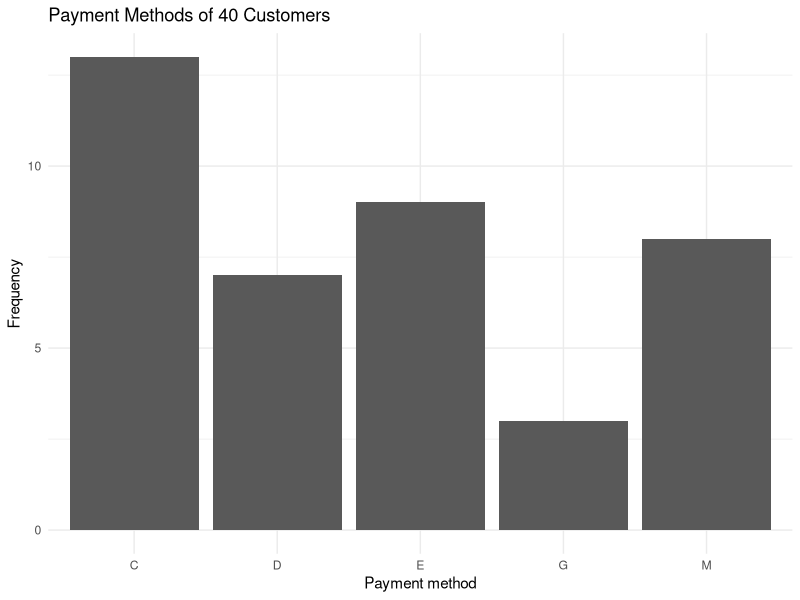
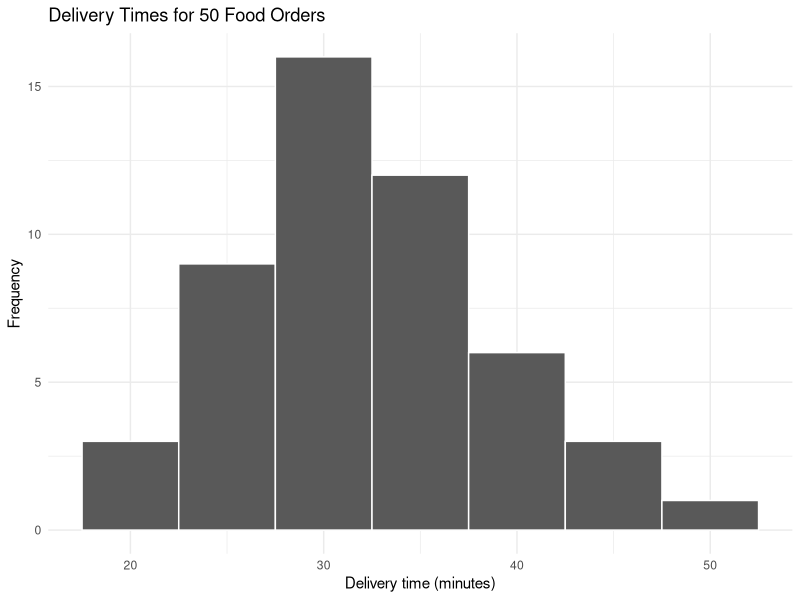
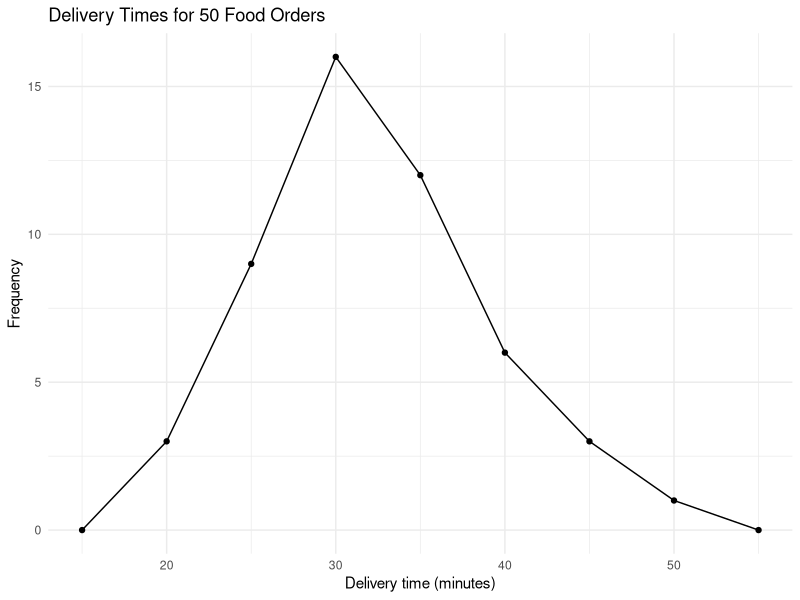
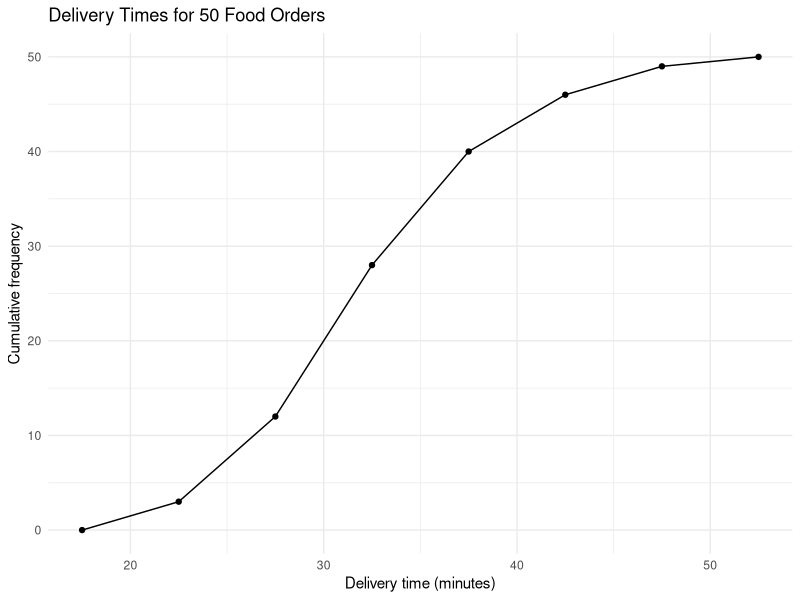
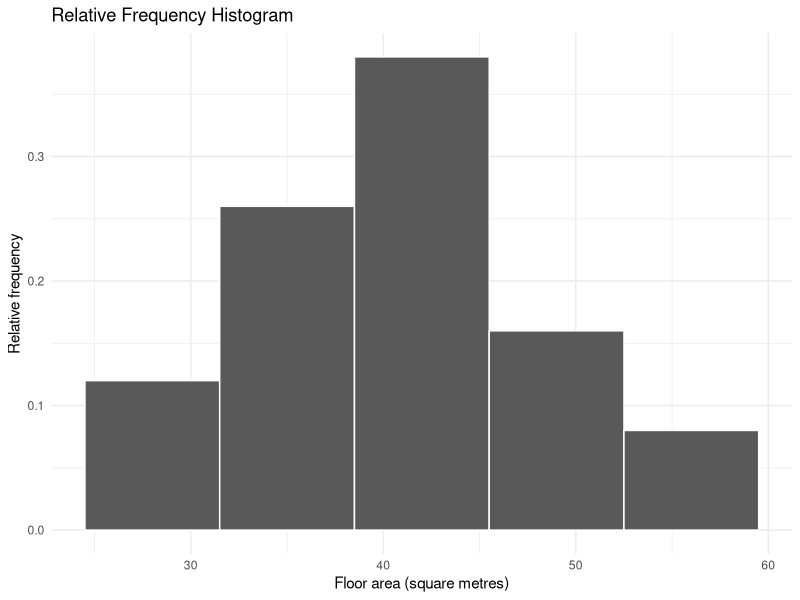
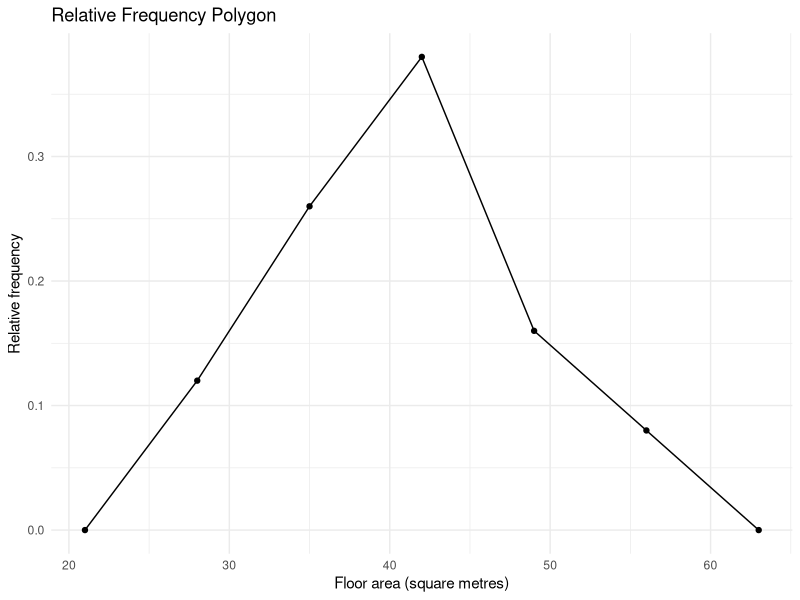
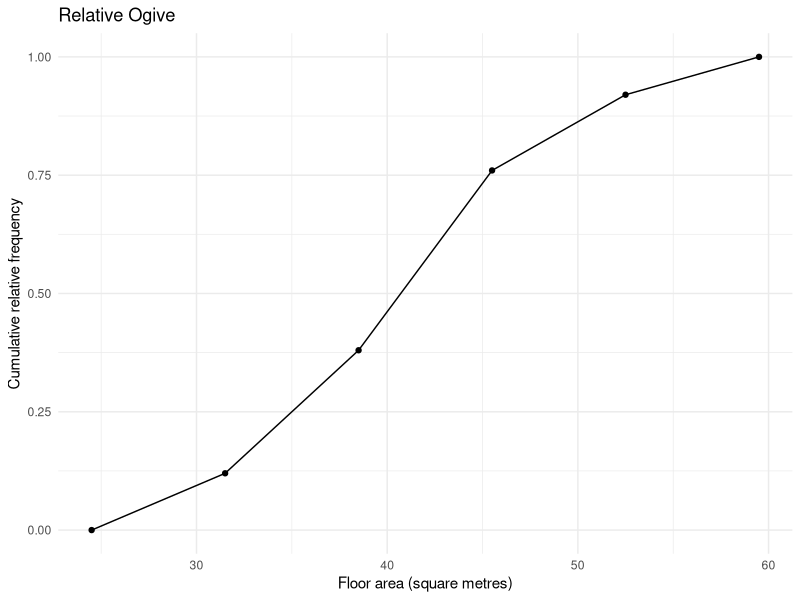
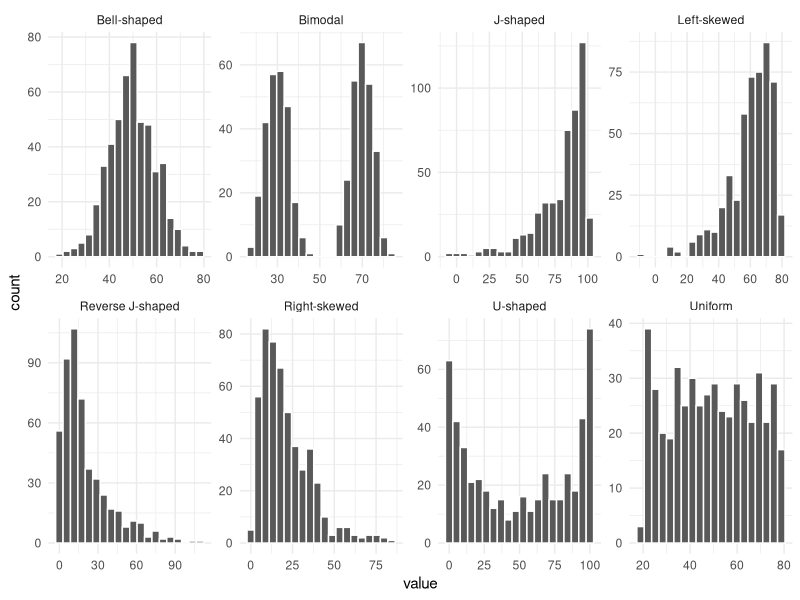

Write the R code that produced these figures, in order.
## ---- chunk 1
library(tidyverse)
theme_set(theme_minimal())
## ---- chunk 2
payments <- c("C","E","M","C","D","E","G","C","E","M",
              "C","D","C","E","M","E","C","G","M","D",
              "E","C","M","D","C","E","M","C","D","E",
              "M","C","G","D","E","C","M","C","C","D")

table(payments)
table(payments) / 40 * 100
## ---- chunk 3
ggplot(data.frame(payments), aes(payments)) +
  geom_bar() +
  labs(title = "Payment Methods of 40 Customers",
       x = "Payment method", y = "Frequency")
## ---- chunk 4
delivery_times <- c(31,27,35,29,22,40,30,26,33,28,
                    25,32,37,30,43,29,36,31,27,34,
                    38,30,28,45,32,26,35,24,31,29,
                    18,34,41,32,27,52,30,36,25,39,
                    23,37,21,33,42,32,47,40,35,37)

max(delivery_times)
min(delivery_times)
(max(delivery_times) - min(delivery_times)) / 7
## ---- chunk 5
class_breaks  <- seq(17.5, 52.5, by = 5)
delivery_freq <- table(cut(delivery_times, class_breaks))
delivery_freq
## ---- chunk 6
cumsum(delivery_freq)
## ---- chunk 7
basket_items <- c(4, 9, 3, 5, 6, 4,
                  5, 3, 7, 4, 2, 6,
                  3, 5, 4, 8, 5, 3,
                  6, 4, 2, 5, 7, 4,
                  3, 6, 5, 4, 8, 7)

table(basket_items)
cumsum(table(basket_items))
## ---- chunk 8
ggplot(data.frame(delivery_times), aes(delivery_times)) +
  geom_histogram(breaks = class_breaks, color = "white") +
  labs(title = "Delivery Times for 50 Food Orders",
       x = "Delivery time (minutes)", y = "Frequency")
## ---- chunk 9
polygon_points <- data.frame(midpoint  = seq(15, 55, by = 5),
                             frequency = c(0, 3, 9, 16, 12, 6, 3, 1, 0))
polygon_points
## ---- chunk 10
ggplot(polygon_points, aes(midpoint, frequency)) +
  geom_line() +
  geom_point() +
  labs(title = "Delivery Times for 50 Food Orders",
       x = "Delivery time (minutes)", y = "Frequency")
## ---- chunk 11
ogive_points <- data.frame(boundary   = class_breaks,
                           cumulative = cumsum(c(0, 3, 9, 16, 12, 6, 3, 1)))
ogive_points
## ---- chunk 12
ggplot(ogive_points, aes(boundary, cumulative)) +
  geom_line() +
  geom_point() +
  labs(title = "Delivery Times for 50 Food Orders",
       x = "Delivery time (minutes)", y = "Cumulative frequency")
## ---- chunk 13
frequency <- c(6, 13, 19, 8, 4)

frequency / 50
cumsum(frequency / 50)
## ---- chunk 14
rel_histogram <- data.frame(midpoint = c(28, 35, 42, 49, 56),
                            rel_freq = frequency / 50)

ggplot(rel_histogram, aes(midpoint, rel_freq)) +
  geom_col(width = 7, color = "white") +
  labs(title = "Relative Frequency Histogram",
       x = "Floor area (square metres)", y = "Relative frequency")
## ---- chunk 15
rel_polygon <- data.frame(midpoint = c(21, 28, 35, 42, 49, 56, 63),
                          rel_freq = c(0, frequency, 0) / 50)

ggplot(rel_polygon, aes(midpoint, rel_freq)) +
  geom_line() +
  geom_point() +
  labs(title = "Relative Frequency Polygon",
       x = "Floor area (square metres)", y = "Relative frequency")
## ---- chunk 16
rel_ogive <- data.frame(boundary = c(24.5, 31.5, 38.5, 45.5, 52.5, 59.5),
                        cum_rel  = cumsum(c(0, frequency)) / 50)

ggplot(rel_ogive, aes(boundary, cum_rel)) +
  geom_line() +
  geom_point() +
  labs(title = "Relative Ogive",
       x = "Floor area (square metres)", y = "Cumulative relative frequency")
## ---- chunk 17
set.seed(42)
shapes <- data.frame(
  shape = rep(c("Bell-shaped", "Uniform", "J-shaped", "Reverse J-shaped",
                "Right-skewed", "Left-skewed", "Bimodal", "U-shaped"),
              each = 500),
  value = c(rnorm(500, 50, 10), runif(500, 20, 80), 100 - rexp(500, 0.05),
            rexp(500, 0.05), rgamma(500, 2, 0.1), 80 - rgamma(500, 2, 0.1),
            rnorm(250, 30, 5), rnorm(250, 70, 5), rbeta(500, 0.4, 0.4) * 100)
)
## ---- chunk 18
ggplot(shapes, aes(value)) +
  geom_histogram(bins = 20, color = "white") +
  facet_wrap(~ shape, scales = "free", ncol = 4)
## ---- chunk 19
monthly_spending <- data.frame(
  category = c("Meals off campus", "Commuting",
               "Mobile data plan", "Study materials"),
  amount   = c(3200, 1500, 750, 480)
)
## ---- chunk 20
ggplot(monthly_spending, aes(amount, category)) +
  geom_col() +
  labs(title = "Average Monthly Student Spending",
       x = "Average amount (NT dollars)", y = NULL)
## ---- chunk 21
ggplot(monthly_spending, aes(category, amount)) +
  geom_col() +
  labs(title = "Average Amount Spent",
       x = NULL, y = "Average amount (NT dollars)")
## ---- chunk 22
store_visits <- data.frame(
  format   = rep(c("Convenience", "Supermarket", "Hypermarket"), each = 2),
  day_type = rep(c("Weekday", "Weekend"), times = 3),
  visits   = c(820, 960, 540, 910, 310, 720)
)

ggplot(store_visits, aes(format, visits, fill = day_type)) +
  geom_col(position = "dodge") +
  labs(title = "Average Daily Visitors by Store Format",
       x = "Store format", y = "Visitors per day")
## ---- chunk 23
cart_reasons <- data.frame(
  reason  = c("Shipping cost", "Slow delivery", "Checkout steps",
              "Payment options", "Out of stock"),
  percent = c(41, 26, 33, 18, 29)
)

arrange(cart_reasons, desc(percent))
## ---- chunk 24
ggplot(cart_reasons, aes(reorder(reason, -percent), percent)) +
  geom_col() +
  labs(title = "Why Shoppers Abandon a Cart",
       x = NULL, y = "Percent of shoppers")
## ---- chunk 25
hotel_visitors <- data.frame(
  month    = 1:12,
  visitors = c(9.8, 9.1, 7.4, 6.2, 5.5, 4.8,
               5.1, 5.4, 6.0, 7.2, 8.6, 10.4)
)
## ---- chunk 26
ggplot(hotel_visitors, aes(month, visitors)) +
  geom_line() +
  geom_point() +
  scale_x_continuous(breaks = 1:12) +
  labs(title = "Hot Spring Hotel Visitors",
       x = "Month", y = "Visitors (thousands)")
## ---- chunk 27
cups <- c(12.7, 9.4, 6.1, 4.8, 3.0)

cups / 36 * 360
cups / 36 * 100
## ---- chunk 28
pie(cups, labels = c("Latte", "Americano", "Milk tea", "Black tea", "Hot cocoa"),
    main = "Hot Drinks Sold in One Week")
## ---- chunk 29
packages <- c(3060, 3240, 2700)

packages / 9000 * 360
packages / 9000 * 100
## ---- chunk 30
pie(packages, labels = c("Morning", "Afternoon", "Night"),
    main = "Packages Sorted by Shift")
## ---- chunk 31
complaints <- c(2,1,0,3,12,1,4,1,2,5,
                1,0,2,1, 3,6,1,0,2,1,
                3,9,5,2, 1,4,0,2,1,0,
                1,4,2,3, 0,1,6,2,3,7,
                0,2,1,3, 4,5,6,3,2,4)

table(complaints)
## ---- chunk 32
stripchart(complaints, method = "stack", pch = 19, at = 0,
           main = "Complaints by Product Line", xlab = "Number of complaints")
## ---- chunk 33
evening_customers <- c(33,22,41,13,54,
                        8,35,31,58,26,
                       45,32,17,38,24,
                       51,33,47,36,42)

stem(evening_customers, scale = 2)
## ---- chunk 34
pallets <- c(57,63,50,66,55,
             69,52,58,61,76,
             54,67,59,65,60,
             71,56,64,51,68,
             53,62,57,78,55,
             59,73,66,63,69)

stem(pallets)
## ---- chunk 35
taipei   <- c(64,57,52,45,60, 55,38,68,50,62, 63,44,58,70,41,
              69,53,61,66,56, 73,58,49,45,64)
taichung <- c(45,53,44,36,47, 61,55,40,35,32, 54,34,51,43,36,
              48,41,39,50,72, 58,42,66,45,55)

stem(taipei)
stem(taichung)
## ---- chunk 36
vehicles_on_road <- data.frame(
  maker   = c("Manufacturer", "Competitor I", "Competitor II"),
  percent = c(98, 97, 96.5)
)
## ---- chunk 37
ggplot(vehicles_on_road, aes(maker, percent)) +
  geom_col() +
  coord_cartesian(ylim = c(95, 100)) +
  labs(title = "Vehicles on the Road (scale 95 to 100)",
       x = NULL, y = "Percent of cars on road")
## ---- chunk 38
ggplot(vehicles_on_road, aes(maker, percent)) +
  geom_col() +
  coord_cartesian(ylim = c(0, 100)) +
  labs(title = "Vehicles on the Road (scale 0 to 100)",
       x = NULL, y = "Percent of cars on road")
